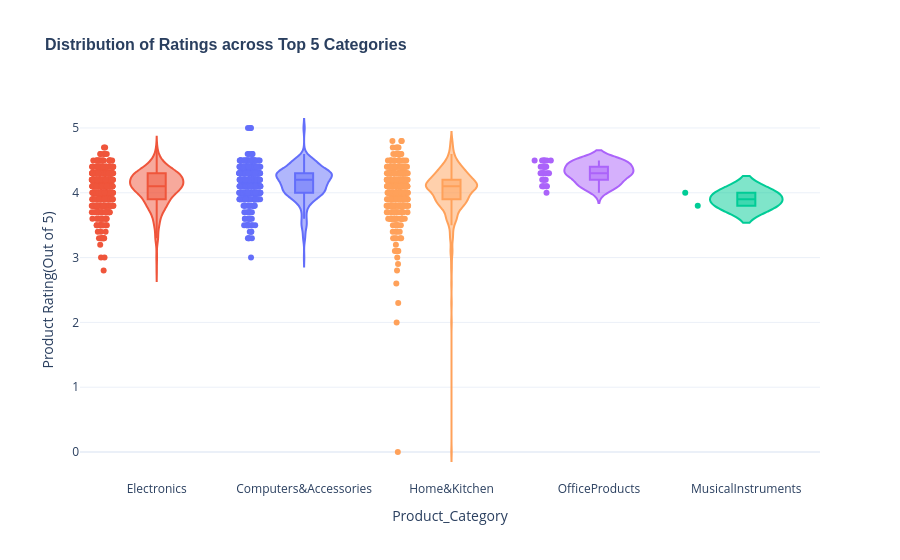

Source (notebook cell):
### Markdown cell above
### Numerical vs Categorical

### Code cell
# Filter the top 5 categories for further analysis
top_5_cats = df['main_category'].value_counts().nlargest(5).index
df_top5 = df[df['main_category'].isin(top_5_cats)]

#================================= 
#      PLOTLY EXPRESSION
#=================================
fig = px.violin(df_top5, x = 'main_category', y = 'rating', color = 'main_category', box = True, points = 'all', hover_data=['sub_category'],
                title = 'Distribution of Ratings across Top 5 Categories',
                labels = {'main_category': 'Product_Category','rating': 'Product Rating(Out of 5)'},
                template = 'plotly_white')
#=======================
#      FINE TUNING
#=======================
fig.update_layout(showlegend = False, 
                  xaxis = {'categoryorder': 'total descending'},
                  title_font=dict(size = 16, family = 'Arial', weight = 'bold'))
fig.show()

### Figure 1 — Plotly figure (JSON) as saved in the notebook; plotly's stock layout.template omitted (floating-point values rounded to 4 significant figures; data arrays with more than 128 entries replaced by an {"elided": "..."} marker saying what was removed)
{"data": [{"alignmentgroup": "True", "box": {"visible": true}, "customdata": {"elided": "453x1 str values"}, "hovertemplate": "Product_Category=%{x}<br>Product Rating(Out of 5)=%{y}<br>sub_category=%{customdata[0]}<extra></extra>", "legendgroup": "Computers&Accessories", "marker": {"color": "#636efa"}, "name": "Computers&Accessories", "offsetgroup": "Computers&Accessories", "orientation": "v", "points": "all", "scalegroup": "True", "showlegend": true, "type": "violin", "x": {"elided": "453 str values"}, "x0": " ", "xaxis": "x", "y": {"elided": "453 float values"}, "y0": " ", "yaxis": "y"}, {"alignmentgroup": "True", "box": {"visible": true}, "customdata": {"elided": "526x1 str values"}, "hovertemplate": "Product_Category=%{x}<br>Product Rating(Out of 5)=%{y}<br>sub_category=%{customdata[0]}<extra></extra>", "legendgroup": "Electronics", "marker": {"color": "#EF553B"}, "name": "Electronics", "offsetgroup": "Electronics", "orientation": "v", "points": "all", "scalegroup": "True", "showlegend": true, "type": "violin", "x": {"elided": "526 str values"}, "x0": " ", "xaxis": "x", "y": {"elided": "526 float values"}, "y0": " ", "yaxis": "y"}, {"alignmentgroup": "True", "box": {"visible": true}, "customdata": [["Microphones"], ["Microphones"]], "hovertemplate": "Product_Category=%{x}<br>Product Rating(Out of 5)=%{y}<br>sub_category=%{customdata[0]}<extra></extra>", "legendgroup": "MusicalInstruments", "marker": {"color": "#00cc96"}, "name": "MusicalInstruments", "offsetgroup": "MusicalInstruments", "orientation": "v", "points": "all", "scalegroup": "True", "showlegend": true, "type": "violin", "x": ["MusicalInstruments", "MusicalInstruments"], "x0": " ", "xaxis": "x", "y": [4.0, 3.8], "y0": " ", "yaxis": "y"}, {"alignmentgroup": "True", "box": {"visible": true}, "customdata": [["OfficePaperProducts"], ["OfficeElectronics"], ["OfficeElectronics"], ["OfficePaperProducts"], ["OfficePaperProducts"], ["OfficePaperProducts"], ["OfficeElectronics"], ["OfficePaperProducts"], ["OfficePaperProducts"], ["OfficePaperProducts"], ["OfficePaperProducts"], ["OfficePaperProducts"], ["OfficePaperProducts"], ["OfficePaperProducts"], ["OfficePaperProducts"], ["OfficePaperProducts"], ["OfficePaperProducts"], ["OfficePaperProducts"], ["OfficePaperProducts"], ["OfficePaperProducts"], ["OfficePaperProducts"], ["OfficePaperProducts"], ["OfficePaperProducts"], ["OfficePaperProducts"], ["OfficeElectronics"], ["OfficePaperProducts"], ["OfficePaperProducts"], ["OfficePaperProducts"], ["OfficePaperProducts"], ["OfficePaperProducts"], ["OfficePaperProducts"]], "hovertemplate": "Product_Category=%{x}<br>Product Rating(Out of 5)=%{y}<br>sub_category=%{customdata[0]}<extra></extra>", "legendgroup": "OfficeProducts", "marker": {"color": "#ab63fa"}, "name": "OfficeProducts", "offsetgroup": "OfficeProducts", "orientation": "v", "points": "all", "scalegroup": "True", "showlegend": true, "type": "violin", "x": ["OfficeProducts", "OfficeProducts", "OfficeProducts", "OfficeProducts", "OfficeProducts", "OfficeProducts", "OfficeProducts", "OfficeProducts", "OfficeProducts", "OfficeProducts", "OfficeProducts", "OfficeProducts", "OfficeProducts", "OfficeProducts", "OfficeProducts", "OfficeProducts", "OfficeProducts", "OfficeProducts", "OfficeProducts", "OfficeProducts", "OfficeProducts", "OfficeProducts", "OfficeProducts", "OfficeProducts", "OfficeProducts", "OfficeProducts", "OfficeProducts", "OfficeProducts", "OfficeProducts", "OfficeProducts", "OfficeProducts"], "x0": " ", "xaxis": "x", "y": [4.3, 4.5, 4.4, 4.5, 4.1, 4.4, 4.5, 4.3, 4.5, 4.3, 4.4, 4.4, 4.3, 4.1, 4.4, 4.2, 4.1, 4.3, 4.5, 4.3, 4.2, 4.0, 4.3, 4.2, 4.4, 4.3, 4.5, 4.1, 4.5, 4.2, 4.1], "y0": " ", "yaxis": "y"}, {"alignmentgroup": "True", "box": {"visible": true}, "customdata": {"elided": "448x1 str values"}, "hovertemplate": "Product_Category=%{x}<br>Product Rating(Out of 5)=%{y}<br>sub_category=%{customdata[0]}<extra></extra>", "legendgroup": "Home&Kitchen", "marker": {"color": "#FFA15A"}, "name": "Home&Kitchen", "offsetgroup": "Home&Kitchen", "orientation": "v", "points": "all", "scalegroup": "True", "showlegend": true, "type": "violin", "x": {"elided": "448 str values"}, "x0": " ", "xaxis": "x", "y": {"elided": "448 float values"}, "y0": " ", "yaxis": "y"}], "layout": {"legend": {"title": {"text": "Product_Category"}, "tracegroupgap": 0}, "showlegend": false, "title": {"font": {"family": "Arial", "size": 16, "weight": "bold"}, "text": "Distribution of Ratings across Top 5 Categories"}, "violinmode": "overlay", "xaxis": {"anchor": "y", "categoryarray": ["Computers&Accessories", "Electronics", "MusicalInstruments", "OfficeProducts", "Home&Kitchen"], "categoryorder": "total descending", "domain": [0, 1], "title": {"text": "Product_Category"}}, "yaxis": {"anchor": "x", "domain": [0, 1], "title": {"text": "Product Rating(Out of 5)"}}}}
